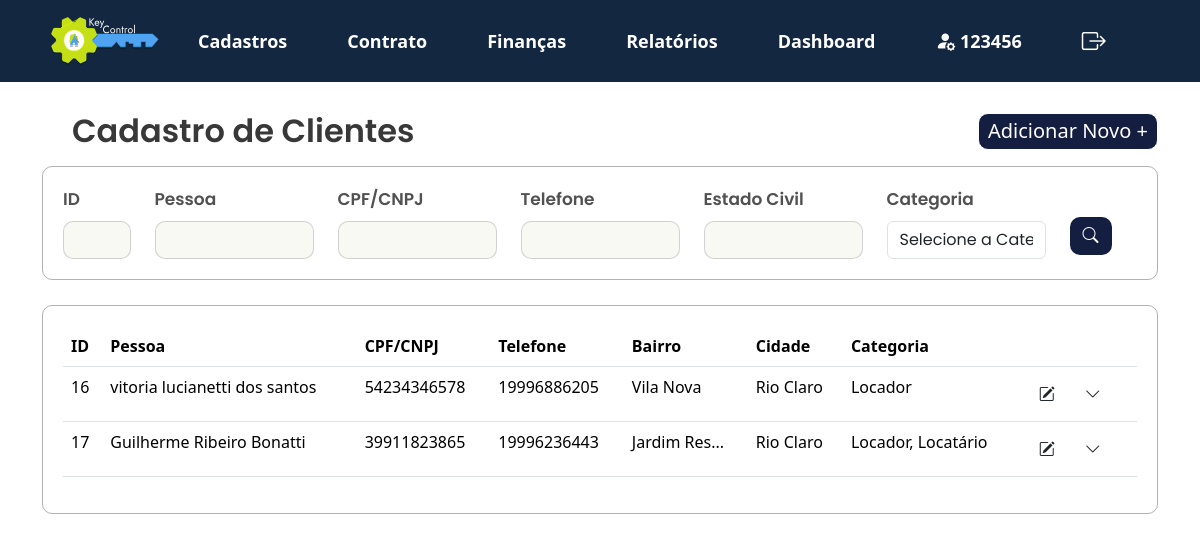
Page /KeyControl/projeto/views/lista_cliente.php (signed in) on the earlier database version.
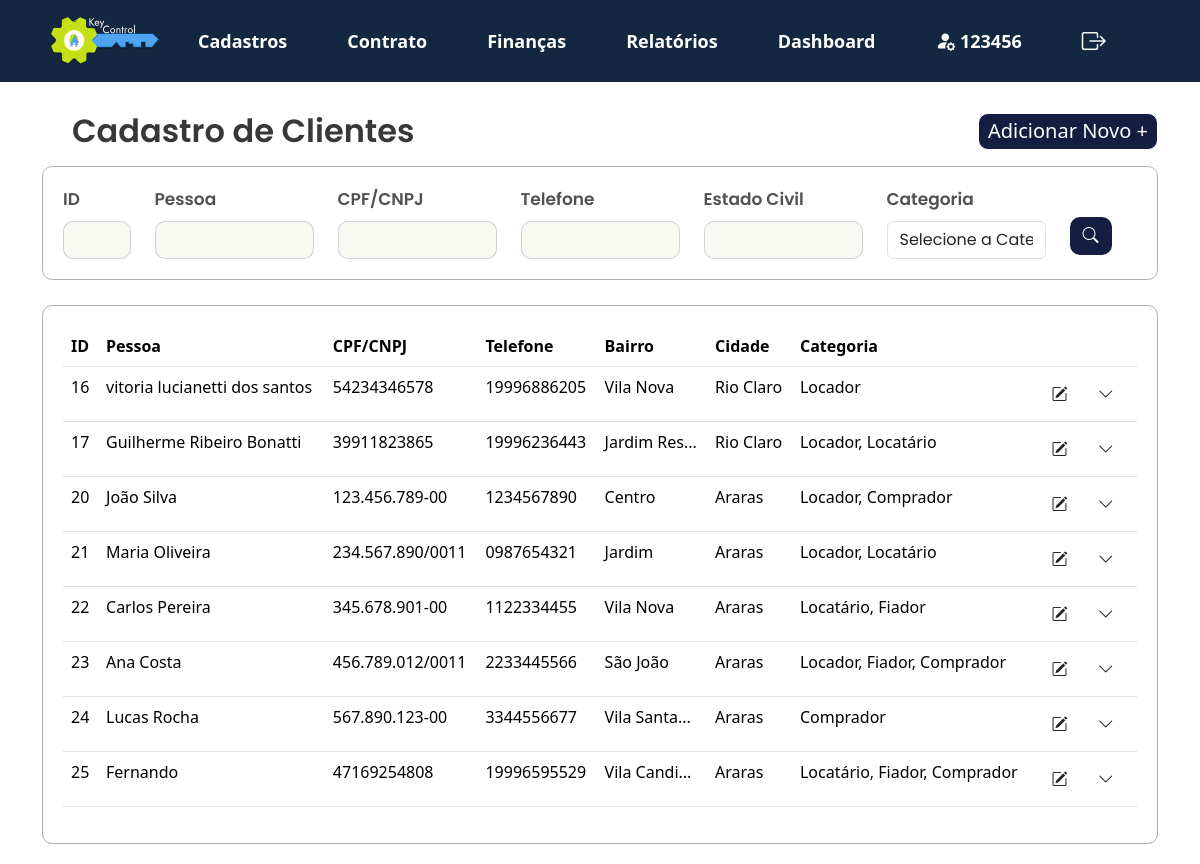
Same page on the later database version.
### tables this page shows
CREATE TABLE `cadastro_cliente` (
  `id` int(11) NOT NULL,
  `nome` varchar(100) NOT NULL,
  `rg_ie` varchar(20) DEFAULT NULL,
  `data_nascimento_fundacao` date DEFAULT NULL,
  `telefone` varchar(20) DEFAULT NULL,
  `email` varchar(100) DEFAULT NULL,
  `estado_civil` varchar(20) DEFAULT NULL,
  `nacionalidade` varchar(50) DEFAULT NULL,
  `profissao` varchar(50) DEFAULT NULL,
  `cep` varchar(10) DEFAULT NULL,
  `rua` varchar(100) DEFAULT NULL,
  `numero` varchar(10) DEFAULT NULL,
  `bairro` varchar(50) DEFAULT NULL,
  `cidade` varchar(50) DEFAULT NULL,
  `estado` varchar(50) DEFAULT NULL,
  `pais` varchar(50) DEFAULT NULL,
  `locador` tinyint(1) DEFAULT 0,
  `locatario` tinyint(1) DEFAULT 0,
  `fiador` tinyint(1) DEFAULT 0,
  `comprador` tinyint(1) DEFAULT 0,
  `complemento` varchar(255) DEFAULT NULL,
  `cpf_cnpj` varchar(20) NOT NULL,
  `id_imobiliaria` varchar(20) NOT NULL
);

### KeyControl/projeto/app/controllers/filtros_pessoas.php (called while the page is built, shortened)
<?php
include '../app/controllers/db_conexao.php';
function buildQuery($id, $nome, $cpf_cnpj, $telefone, $estado_civil, $cidade, $categoria) {
    $sql = "SELECT * FROM cadastro_cliente WHERE 1=1";
    $params = [];
    return [$sql, $params];
}
$id = $_POST['id'] ?? '';
$nome = $_POST['nome'] ?? '';
$cpf_cnpj = $_POST['cpf_cnpj'] ?? '';
$telefone = $_POST['telefone'] ?? '';
$estado_civil = $_POST['estado_civil'] ?? '';
$cidade = $_POST['cidade'] ?? '';
$categoria = $_POST['categoria'] ?? '';
list($sql, $params) = buildQuery($id, $nome, $cpf_cnpj, $telefone, $estado_civil, $cidade, $categoria);
if (isset($pdo) && $pdo) {
    try {
        $stmt = $pdo->prepare($sql);
        $stmt->execute($params);
        $result = $stmt->fetchAll(PDO::FETCH_ASSOC);
    } catch (Exception $e) {
        echo "Erro na execução da consulta: " . htmlspecialchars($e->getMessage());
    }
} else {
    echo "Erro na conexão com o banco de dados.";
}
?>

### KeyControl/projeto/views/lista_cliente.php (the view, shortened to what this page needs)
<?php
include '../app/controllers/filtros_pessoas.php';
?>
<!DOCTYPE html>
<html lang="pt-br">
<head>
   <link href="https://cdn.jsdelivr.net/npm/bootstrap@5.3.3/dist/css/bootstrap.min.css" rel="stylesheet">
   <link rel="stylesheet" href="../public/assets/js/menu.js">
   <link rel="stylesheet" href="https://cdn.jsdelivr.net/npm/bootstrap-icons@1.10.5/font/bootstrap-icons.css">
   <link rel="stylesheet" type="text/css" href="../public/assets/css/style2.css">
</head>
<body>
   <?php include 'navbar.php'; ?>
   <section>
      <div class="container">
         <div class="d-flex justify-content-between align-items-center mb-3">
            <h2 class="mb-0">Cadastro de Clientes</h2>
            <a href="../views/cadastro_cliente.php" class="button_adicionarnovo">Adicionar Novo +</a>
         </div>
      </div>
      <div class="container">
         <form method="POST" action="">
            <div class="filtros-container">
               <div class="row g-12">
                  <div class="col-md-1">
                     <label for="id" class="form-label">ID</label>
                     <input type="text" id="id" class="form-control" name="id" value="<?= htmlspecialchars($_POST['id'] ?? '') ?>">
                  </div>
                  <div class="col-md-2">
                     <label for="nome" class="form-label">Pessoa</label>
                     <input type="text" id="nome" class="form-control" name="nome" value="<?= htmlspecialchars($_POST['nome'] ?? '') ?>">
                  </div>
                  <div class="col-md-2">
                     <label for="cpf_cnpj" class="form-label">CPF/CNPJ</label>
                     <input type="text" id="cpf_cnpj" class="form-control" name="cpf_cnpj" value="<?= htmlspecialchars($_POST['cpf_cnpj'] ?? '') ?>">
                  </div>
                  <div class="col-md-2">
                     <label for="telefone" class="form-label">Telefone</label></label>
                     <input type="text" id="telefone" class="form-control" name="telefone" value="<?= htmlspecialchars($_POST['telefone'] ?? '') ?>">
                  </div>
                  <div class="col-md-2">
                     <label for="estado_civil" class="form-label">Estado Civil</label>
                     <input type="text" id="estado_civil" class="form-control" name="estado_civil" value="<?= htmlspecialchars($_POST['estado_civil'] ?? '') ?>">
                  </div>
                  <div class="col-md-2 position-relative">
                     <label for="categoria" class="mb-2">Categoria</label>
                     <select class="form-control" name="categoria" id="categoria" onchange="checkSelection('categoria')">
                        <option value="" disabled <?= !isset($_POST['categoria']) ? 'selected' : '' ?>>Selecione a Categoria</option>
                     </select>
                  </div>
                  <div class="col-md-1">
                     <button class="btn btn-buscar" type="submit">
                        <i class="bi bi-search"></i>
                     </button>
                  </div>
               </div>
            </div>
         </form>
      </div>
   </section>
   <section>
      <div class="container">
         <div class="card_relatório">
            <table class="table table-hover">
               <thead>
                  <tr>
                     <th>ID</th>
                     <th>Pessoa</th>
                     <th>CPF/CNPJ</th>
                     <th>Telefone</th>
                     <th>Bairro</th>
                     <th>Cidade</th>
                     <th>Categoria</th>
                     <th></th>
                  </tr>
               </thead>
               <tbody>
                  <?php
                  if ($result && count($result) > 0) {
                     foreach ($result as $row) {
                        $categorias = [];
                        if ($row['locador']) {
                           $categorias[] = 'Locador';
                        }
                        if ($row['locatario']) {
                           $categorias[] = 'Locatário';
                        }
                        if ($row['fiador']) {
                           $categorias[] = 'Fiador';
                        }
                        if ($row['comprador']) {
                           $categorias[] = 'Comprador';
                        }
                        $categoriaTexto = implode(', ', $categorias);
                        echo "<tr>
                                     <td>" . htmlspecialchars($row['id']) . "</td>
                                     <td>" . htmlspecialchars($row['nome']) . "</td>
                                     <td>" . htmlspecialchars($row['cpf_cnpj']) . "</td>
                                    <td>" . htmlspecialchars($row['telefone']) . "</td>
                                     <td>" . htmlspecialchars(substr($row['bairro'], 0, 10) . (strlen($row['bairro']) > 10 ? '...' : '')) . "</td>
                                     <td>" . htmlspecialchars($row['cidade']) . "</td>
                                     <td>" . htmlspecialchars($categoriaTexto) . "</td>
                                     <td>
                                         <button class='btn' onclick=\"window.location.href='../views/modifica_cliente.php?id=" . htmlspecialchars($row['id']) . "'\">
                                          <i class='bi bi-pencil-square'></i>
                                          </button>
                                         <button class='btn' onclick='toggleSubMenu(this)'>
                                             <i class='bi bi-chevron-down'></i>
                                         </button>
                                         <div class='submenu' style='display: none;'>
                                             <div class='submenu-options'>
                                                 <button class='imprimir' onclick='redirectToRelatorio(" . htmlspecialchars($row['id']) . ")'>
                                                      <i class='bi bi-printer'></i> Imprimir
                                                </button>
                                                 <button class='excluir' onclick='deleteRecord(" . htmlspecialchars($row['id']) . ")'>
                                                     <i class='bi bi-trash'></i> Excluir
                                                 </button>
                                             </div>
                                         </div>
                                     </td>
                                 </tr>";
                     }
                  } else {
                     echo "<tr><td colspan='9'>Nenhum registro encontrado</td></tr>";
                  }
                  ?>
               </tbody>
            </table>
         </div>
      </div>
   </section>
</body>
</html>

### KeyControl/projeto/views/navbar.php (shortened to what this page needs)
<head>
  <link rel="stylesheet" type="text/css" href="../public/assets/css/style1.css">
</head>
<nav class="navbar navbar-expand-sm">
  <div class="container">
    <div class="collapse navbar-collapse" id="navbarNavDropdown">
      <ul class="navbar-nav align-items-center">
        <li>
          <a class="nav-link" href="../views/home.php"><img src="../public/assets/img/Logomarca.svg" width="110px"></a>
        </li>
      </ul>
      <ul class="navbar-nav align-items-center">
        <li class="nav-item dropdown">
          <a class="nav-link" href="#" id="drop" role="button" data-bs-toggle="dropdown" aria-expanded="false">
            Cadastros
          </a>
        </li>
      </ul>
      <ul class="navbar-nav align-items-center">
        <li class="nav-item dropdown">
          <a class="nav-link" href="#" id="drop" role="button" data-bs-toggle="dropdown" aria-expanded="false">
            Contrato
          </a>
        </li>
      </ul>
      <ul class="navbar-nav align-items-center">
        <li class="nav-item dropdown">
          <a class="nav-link" href="#" id="drop" role="button" data-bs-toggle="dropdown" aria-expanded="true">
            Finanças
          </a>
        </li>
      </ul>
      <ul class="navbar-nav align-items-center">
        <li class="nav-item dropdown">
          <a class="nav-link" href="#" id="drop" role="button" data-bs-toggle="dropdown" aria-expanded="false">
            Relatórios
          </a>
        </li>
      </ul>
      <ul class="navbar-nav align-items-center">
        <li class="nav-item dropdown">
          <a class="nav-link" href="../views/dashboard.php">Dashboard</a>
        </li>
      </ul>
      <ul class="navbar-nav align-items-center">
        <li class="nav-item dropdown">
          <a class="nav-link" href="../views/perfil.php"><i class="bi bi-person-fill-gear fs-5"></i>
          <?php
          $user_name = htmlspecialchars($_SESSION['user_name'] ?? 'Usuário');
          $first_name = explode(' ', $user_name)[0];
          echo $first_name;
          ?>
          </a>
        </li>
      </ul>
      <ul class="navbar-nav align-items-center">
        <li class="nav-item dropdown">
          <a class="nav-link" href="../app/controllers/logout.php"><i class="bi bi-box-arrow-right fs-4"></i></a>
        </li>
      </ul>
    </div>
  </div>
</nav>

### KeyControl/projeto/public/assets/css/style2.css (style rules this page uses)
h2 { font-family: "Poppins", sans-serif; font-weight: 600; font-style: normal; color: #383838; margin: 30px; }
.container h2 { position: relative; z-index: 1; }
nav { z-index: 3 !important; }
form { font-family: "Poppins", sans-serif; font-style: normal; font-weight: 600; font-size: 17px; color: rgb(82, 80, 80); }
input.form-control { background-color: #F7F9F2; color: #333; border: 0px; }
h2.mb-0 { margin-block: auto; }
.filtros-container input.form-control { border: 1px solid #3838383b; border-radius: 10px; }
.filtros-container { width: auto; height: auto; border: 1px solid #38383862; border-radius: 10px; padding: 20px; display: flex; }
.filtros-container .btn-buscar { margin-top: 30px; }
.btn-buscar { background-color: #131E41; color: white; border-radius: 10px; }
.card_relatório { width: auto; height: auto; border: 1px solid #38383862; border-radius: 10px; margin-top: 25px; margin-bottom: 20px; padding: 20px; }
.button_adicionarnovo { border: 1px solid; border-radius: 10px; background-color: #131E41; width: 180px; height: 37px; align-items: center; display: flex; justify-content: center; align-items: center; text-align: center; color: #ffffff; font-size: 20px; text-decoration: none; }

### KeyControl/projeto/public/assets/css/style1.css (style rules this page uses)
nav { background-color: #132741; margin-bottom: 30px; }
nav .nav-link { color: white; font-size: 18px; font-weight: 600; }
nav .nav-item { margin: 7px; padding: 0 15px; }
nav i { width: 100%; }

Differences in the rows shown:
added cadastro_cliente: id "20", nome "João Silva", cpf_cnpj "123.456.789-00", telefone "1234567890", bairro "Centro", cidade "Araras", categoriaTexto "Locador, Comprador"
added cadastro_cliente: id "21", nome "Maria Oliveira", cpf_cnpj "234.567.890/0011", telefone "0987654321", bairro "Jardim", cidade "Araras", categoriaTexto "Locador, Locatário"
added cadastro_cliente: id "22", nome "Carlos Pereira", cpf_cnpj "345.678.901-00", telefone "1122334455", bairro "Vila Nova", cidade "Araras", categoriaTexto "Locatário, Fiador"
added cadastro_cliente: id "23", nome "Ana Costa", cpf_cnpj "456.789.012/0011", telefone "2233445566", bairro "São João", cidade "Araras", categoriaTexto "Locador, Fiador, Comprador"
added cadastro_cliente: id "24", nome "Lucas Rocha", cpf_cnpj "567.890.123-00", telefone "3344556677", bairro "Vila Santa...", cidade "Araras", categoriaTexto "Comprador"
added cadastro_cliente: id "25", nome "Fernando", cpf_cnpj "47169254808", telefone "19996595529", bairro "Vila Candi...", cidade "Araras", categoriaTexto "Locatário, Fiador, Comprador"
